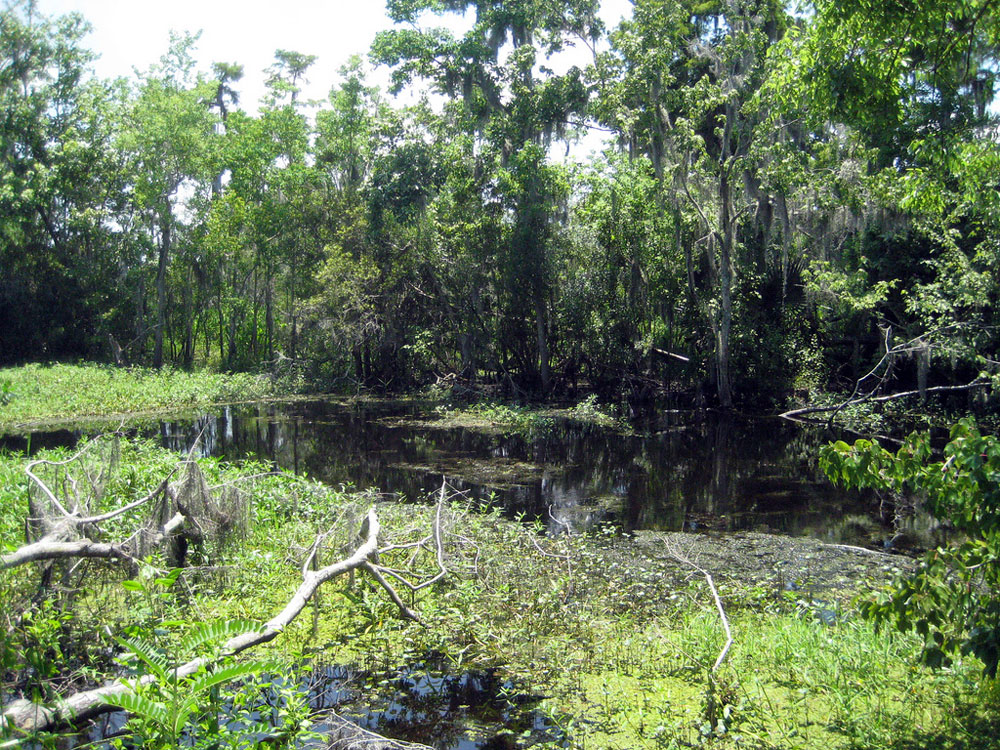
%> input picture color_transfer/imgs/woods.jpg, 1000 x 750 px
$ octave run_color_transfer.m   (GNU Octave 9; MATLAB toolbox functions it lacks are replaced by stand-ins)
%> lines starting %> are read from the running program, lines starting %| are printed output that depends on the picture
### color_transfer/color_rgb2lab.m
function img_lab = color_rgb2lab( img_rgb )
    [h,w,c] = size( img_rgb );

    r = img_rgb(:,:,1);
    g = img_rgb(:,:,2);
    b = img_rgb(:,:,3);

    q = [0.3811, 0.5783, 0.0402; 0.1967, 0.7244, 0.0782; 0.0241, 0.1288, 0.8444];
    % TODO: RGB to LMS

    l = q(1) * r + q(4) * g + q(7) * b;
    m = q(2) * r + q(5) * g + q(8) * b;
    s = q(3) * r + q(6) * g + q(9) * b;

    % TODO: LMS to log(LMS)

    l(l<eps) = eps;
    m(m<eps) = eps;
    s(s<eps) = eps;

    logl = log(l);
    logm = log(m);
    logs = log(s);

    % TODO: log(LMS) to lab

    p1 = [1/sqrt(3),0,0;0,1/sqrt(6),0;0,0,1/sqrt(2)];
    p2 = [1,1,1;1,1,-2;1,-1,0];
    p = p1 * p2;

    L = p(1) * logl + p(4) * logm + p(7) * logs;
    A = p(2) * logl + p(5) * logm + p(8) * logs;
    B = p(3) * logl + p(6) * logm + p(9) * logs;


    % Output: img_lab

    img_lab = cat(3, L, A, B);
end

### color_transfer/color_transfer.m
function img_res = color_transfer( img_src, img_tar )
    % img_src - input source image in Lab colorspace
    % img_tar - input target image in Lab colorspace
    % img_res - color transfered image from img_src to img_tar
    [hs,ws,cs] = size( img_src );
    [ht,wt,ct] = size( img_tar );

    LS = img_src(:,:,1);
    AS = img_src(:,:,2);
    BS = img_src(:,:,3);

    LT = img_tar(:,:,1);
    AT = img_tar(:,:,2);
    BT = img_tar(:,:,3);

    % TODO: calculate mean value for each channel of img_src & img_tar

    meanLS = mean2(LS);
    meanAS = mean2(AS);
    meanBS = mean2(BS);

    meanLT = mean2(LT);
    meanAT = mean2(AT);
    meanBT = mean2(BT);


    % TODO: calculate std value for each channel of img_src & img_tar

    stdLS = std2(LS);
    stdAS = std2(AS);
    stdBS = std2(BS);

    stdLT = std2(LT);
    stdAT = std2(AT);
    stdBT = std2(BT);

    % TODO: do color transfer

    LS = (LS - meanLS) * (stdLT / stdLS) + meanLT;
    AS = (AS - meanAS) * (stdAT / stdAS) + meanAT;
    BS = (BS - meanBS) * (stdBT / stdBS) + meanBT;


    % output img_res
    img_res = cat(3, LS, AS, BS);
end

### color_transfer/color_lab2rgb.m
function  img_rgb = color_lab2rgb( img_lab )
    [h,w,c] = size( img_lab );

    L = img_lab(:,:,1);
    A = img_lab(:,:,2);
    B = img_lab(:,:,3);

    p1 = [1/sqrt(3),0,0;0,1/sqrt(6),0;0,0,1/sqrt(2)];
    p2 = [1,1,1;1,1,-2;1,-1,0];
    q = [0.3811, 0.5783, 0.0402; 0.1967, 0.7244, 0.0782; 0.0241, 0.1288, 0.8444];
    pinv = inv(p1*p2);
    qinv = inv(q);

    % TODO: lab to log(LMS)

    logl = pinv(1) * L + pinv(4) * A + pinv(7) * B;
    logm = pinv(2) * L + pinv(5) * A + pinv(8) * B;
    logs = pinv(3) * L + pinv(6) * A + pinv(9) * B;


    % TODO: log(LMS) to LMS

    l = exp(logl);
    m = exp(logm);
    s = exp(logs);


    % TODO: LMS to RGB

    r = qinv(1) * l + qinv(4) * m + qinv(7) * s;
    g = qinv(2) * l + qinv(5) * m + qinv(8) * s;
    b = qinv(3) * l + qinv(6) * m + qinv(9) * s;

    % Output: img_rgb

    img_rgb = cat(3, r, g, b);

end

### color_transfer/run_color_transfer.m

% read source image
img_src = im2double(imread('./imgs/woods.jpg'));

% read target image
img_tar = im2double(imread('./imgs/storm.jpg'));
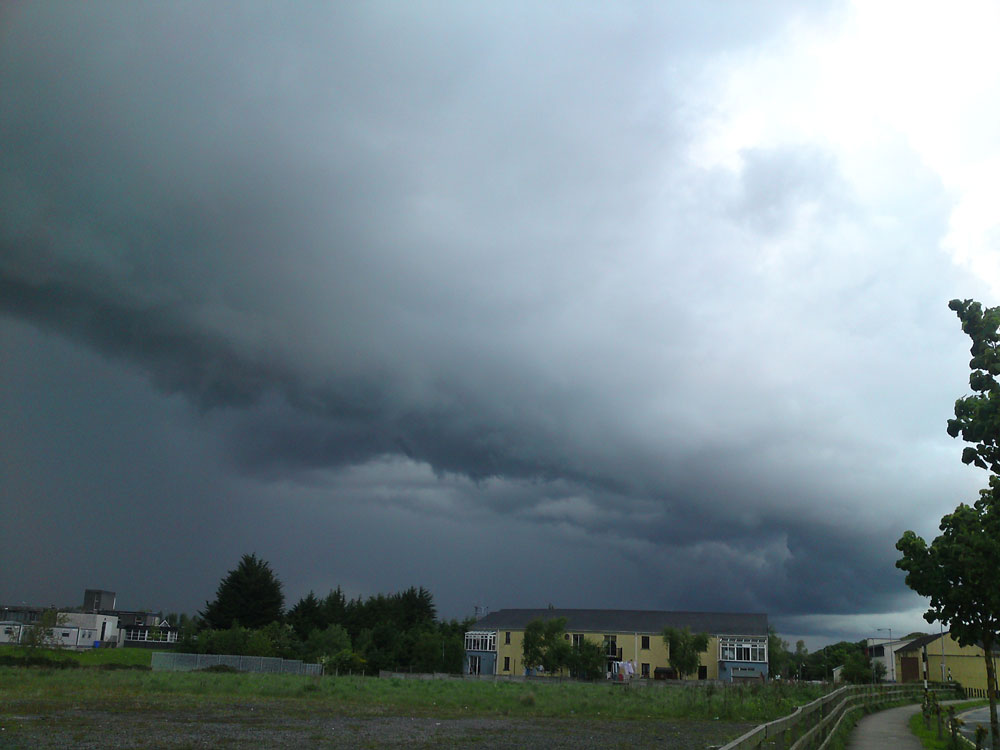
%> input picture color_transfer/imgs/storm.jpg, 1000 x 750 px

% convert source & target image from RGB to Lab
img_lab_s = color_rgb2lab( img_src );
%> in color_rgb2lab, `l(l<eps) = eps;`: l: size 750x1000 double; min 2.22e-16, max 1, mean 0.443
%> in color_rgb2lab, `m(m<eps) = eps;`: m: size 750x1000 double; min 2.22e-16, max 0.999, mean 0.449
%> in color_rgb2lab, `s(s<eps) = eps;`: s: size 750x1000 double; min 2.22e-16, max 0.997, mean 0.372
img_lab_t = color_rgb2lab( img_tar );
%> in color_rgb2lab (call 2), `b = img_rgb(:,:,3);`:
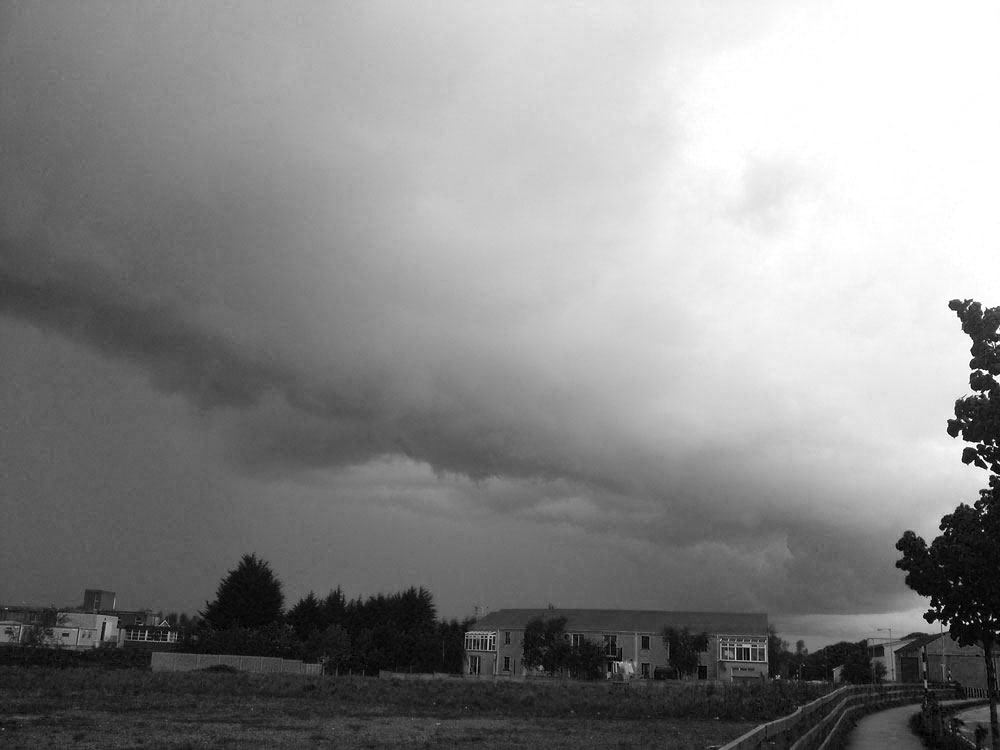
%> b: size 750x1000 double; min 0, max 1, mean 0.542
%> in color_rgb2lab (call 2), `logl = log(l);`:
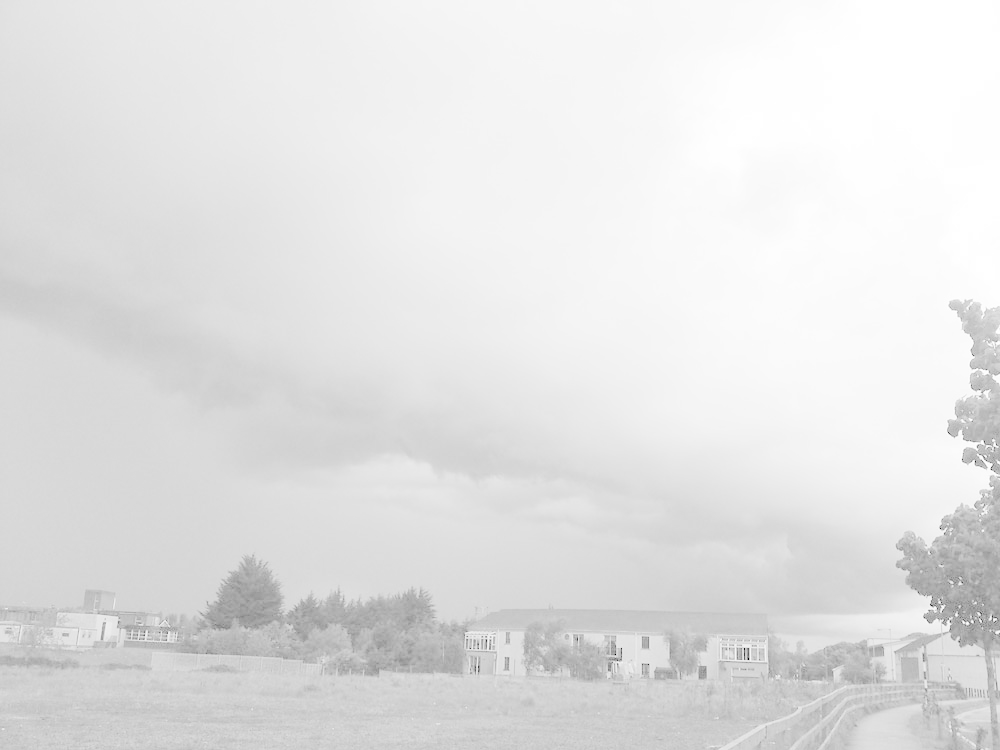
%> logl: size 750x1000 double; min -8.06, max -0.0004, mean -0.877; drawn with min black and max white
%> in color_rgb2lab (call 2), `A = p(2) * logl + p(5) * logm + p(8) * logs;`:
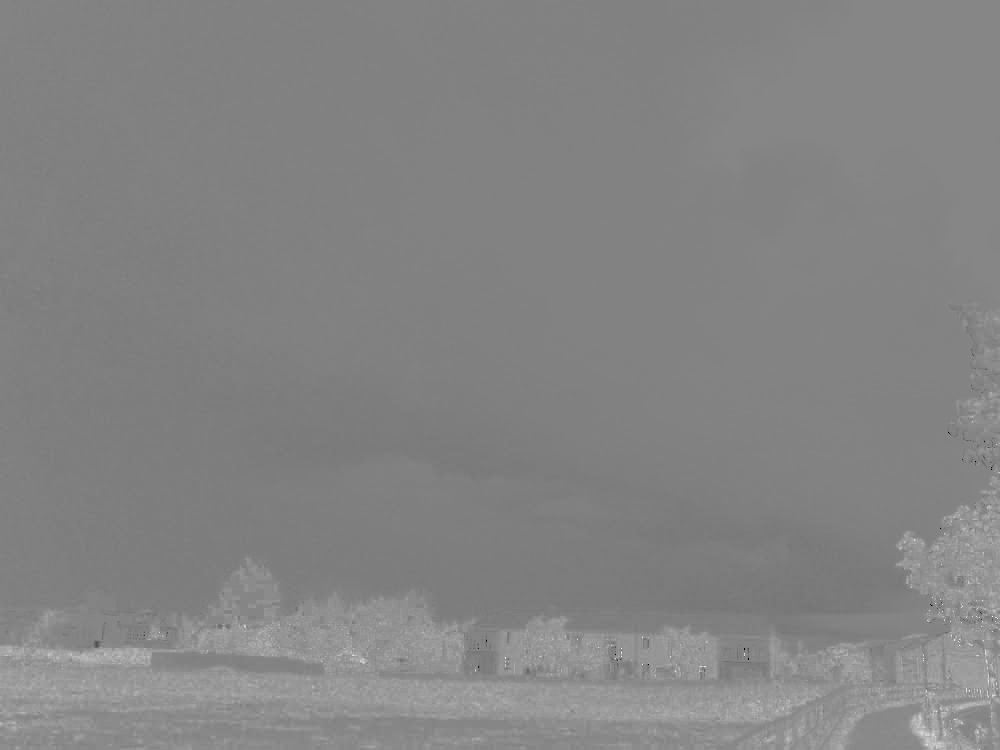
%> A: size 750x1000 double; min -2.21, max 1.98, mean -0.0351; drawn with min black and max white
%> in color_rgb2lab (call 2), `img_lab = cat(3, L, A, B);`:
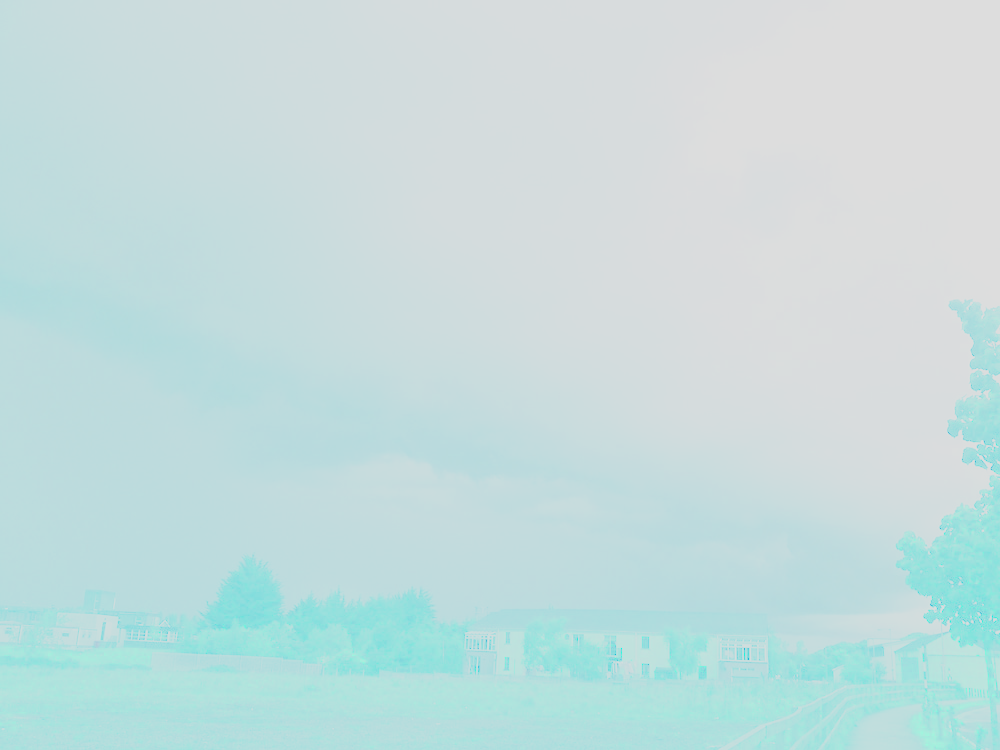
%> img_lab: size 750x1000x3 double; mean R, G, B -1.47, -0.0351, -0.0212; drawn with min black and max white

% do color transfer in Lab colorspace
img_lab_res = color_transfer( img_lab_s, img_lab_t );
%> in color_transfer, `meanLS = mean2(LS);`: meanLS = -1.91
%> in color_transfer, `meanAS = mean2(AS);`: meanAS = 0.129
%> in color_transfer, `meanBS = mean2(BS);`: meanBS = -0.0164
%> in color_transfer, `meanLT = mean2(LT);`: meanLT = -1.47
%> in color_transfer, `meanAT = mean2(AT);`: meanAT = -0.0351
%> in color_transfer, `meanBT = mean2(BT);`: meanBT = -0.0212
%> in color_transfer, `stdLS = std2(LS);`: stdLS = 1.3
%> in color_transfer, `stdAS = std2(AS);`: stdAS = 0.29
%> in color_transfer, `stdBS = std2(BS);`: stdBS = 0.0251
%> in color_transfer, `stdLT = std2(LT);`: stdLT = 1.11
%> in color_transfer, `stdAT = std2(AT);`: stdAT = 0.136
%> in color_transfer, `stdBT = std2(BT);`: stdBT = 0.0136

% convert result back to RGB color space
img_res = color_lab2rgb( img_lab_res );

imwrite(img_res, 'trans.jpg');
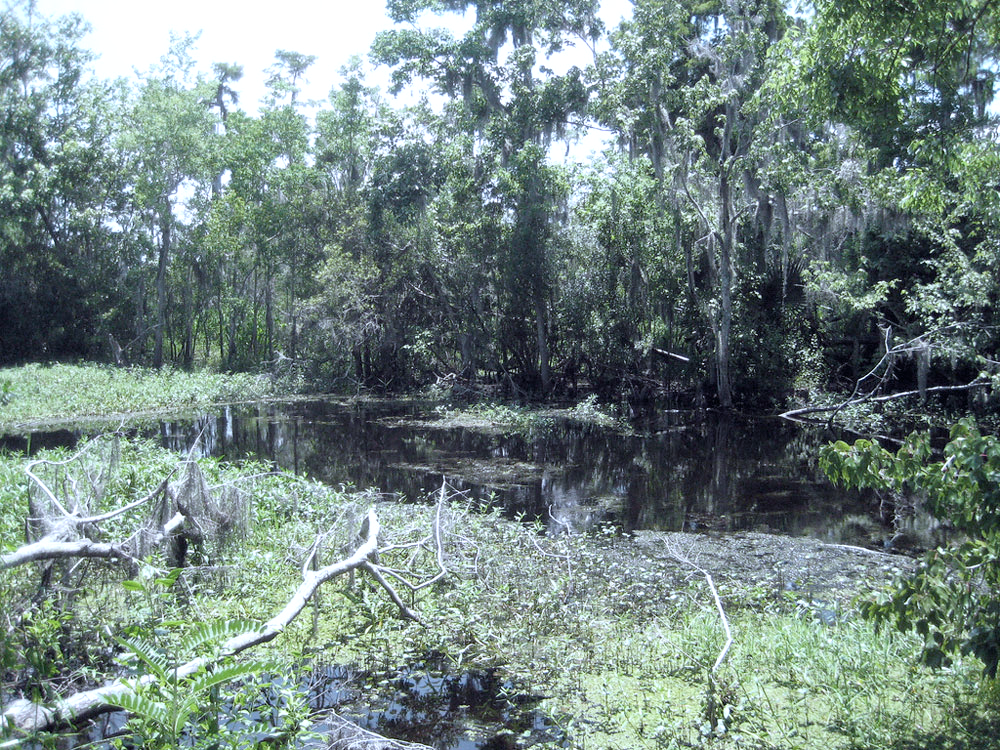
%> saved as trans.jpg: size 750x1000x3 uint8; mean R, G, B 115.5, 133.4, 129.9
figure, imshow( img_res );
